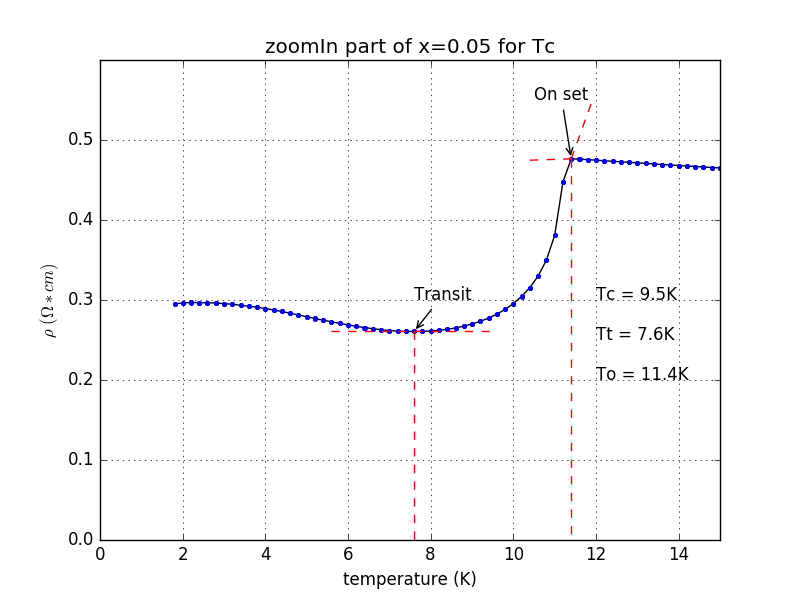

Generate this figure with Python:
# This file is used to plot the data from eto SPAWAR 080212a prepared on 04-14-2017.dat(which is renamed R1.dat

import matplotlib.pyplot as plt
from math import*
from numpy import linspace


resistance = []
temp = []
dev = [] 
resistivity =[]
w = 2.8092
t = 1.5723
A = w*t
l = 1.237
file = open('zoomIn.dat','r')
lines = file.readlines()
file.close()
counter=-1
stage = 1;
onsetT = 0;
onsetR = 0;
transitT = 0;
transitR = 0;
sharpDe = 0;
sharpDeb =0;
# read the data from the file
for line in lines:  	
	list = line.split(",")
	resistance.append(list[6])
	resistivity.append(float(list[6])*A/l/10)
	print float(list[6])*A/l/10
	temp.append(list[2])
	if counter > -1:
		if float(temp[counter]) == float(temp[counter+1]):
			dev.append(dev[counter-1])
		else:
			dev.append((float(resistivity[counter])-float(resistivity[counter+1]))/(float(temp[counter])-float(temp[counter+1])))		

		if float(temp[counter])>6:
			if dev[counter] == 0 and dev[counter-1]>0 and stage == 1:
				transitT = temp[counter-1]
				transitR = resistivity[counter-1] 
				stage = 2
			if float(temp[counter]) > 11.05:
				if dev[counter] < 0 and stage == 2:
					onsetT = temp[counter]		
					onsetR = resistivity[counter]
					sharpDe = dev[counter]
					sharpDeb = dev[counter-3]
					stage = 3
	counter += 1

Tc = round((float(onsetT)+float(transitT))/2,2)
To = round(float(onsetT),2)
Tt = round(float(transitT),2)
plt.plot(temp,resistivity,'k-',temp,resistivity,'b.')
plt.axis([0,15,0,0.6])
plt.plot((float(transitT)-2, float(transitT)+2), (transitR, transitR), 'r--')
plt.plot((transitT,transitT),(transitR,0),'r--')
plt.plot((float(onsetT)-1,float(onsetT)),(onsetR+sharpDe,onsetR),'r--')
plt.plot((float(onsetT),float(onsetT)+0.5),(onsetR,onsetR+sharpDeb/2),'r--')
plt.plot((onsetT,onsetT),(onsetR,0),'r--')
print sharpDeb
plt.ylabel(r'$\rho$'+" "+r'$( \Omega *cm )$')
plt.xlabel('temperature (K)')
plt.title('zoomIn part of x=0.05 for Tc')
plt.grid(True)

plt.annotate('On set',xy = (onsetT,onsetR),xytext = (10.5,0.55),arrowprops=dict(arrowstyle = '->',connectionstyle = 'arc3'))
plt.annotate('Transit',xy = (transitT,transitR),xytext = (transitT,0.3),arrowprops=dict(arrowstyle = '->',connectionstyle = 'arc3'))

plt.annotate('Tc = '+ str(Tc)+'K', xytext = (12,0.3),xy=(12,0.3))
plt.annotate('Tt = '+ str(Tt)+'K', xytext = (12,0.25),xy=(12,0.25))
plt.annotate('To = '+ str(To)+'K', xytext = (12,0.2),xy=(12,0.2))
plt.savefig('zoomIn.png')
plt.show()

